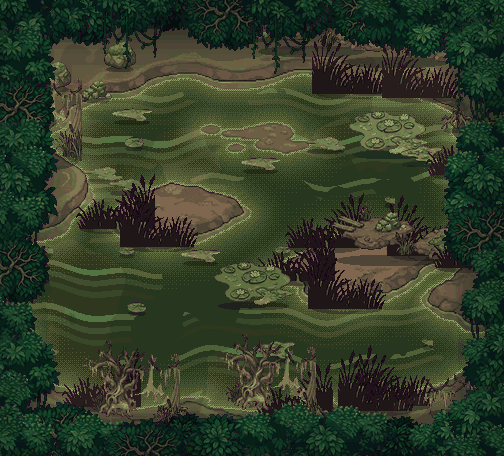

Below is a game level as drawn by its tile map, then a one-line description and the .tmx file that defines it, in full:
An orthogonal 21x19 tile map with 24x24 px tiles, 1 tile layer (marais).

<map version="1.10" tiledversion="1.10.2" orientation="orthogonal" renderorder="right-down" width="21" height="19" tilewidth="24" tileheight="24" infinite="0" nextlayerid="2" nextobjectid="1">
 <properties>
  <property name="zone" value="marais" />
  <property name="frames" type="int" value="12" />
  <property name="frame_ms" type="int" value="110" />
  <property name="tuiles_animees" type="int" value="341" />
 </properties>
 <tileset firstgid="1" source="marais_tuiles.tsx" />
 <layer id="1" name="marais" width="21" height="19">
  <data encoding="csv">
1,2,3,2375,9,10,11,2376,2377,2378,2379,2380,2381,2382,2383,2384,2385,2386,2387,2388,2389,
2390,2391,2392,113,114,115,116,117,118,119,120,121,122,2393,2394,2395,2396,2397,2398,2399,2400,
2401,2402,2403,186,187,188,189,190,191,192,193,194,195,2404,2405,2406,2407,2408,2409,2410,2411,
2412,2413,2414,2415,292,2416,2417,2418,305,306,2419,2420,2421,2422,2423,325,326,327,328,2424,2425,
2426,2427,2428,2429,2430,2431,2432,2433,2434,2435,2436,2437,2438,2439,2440,2441,2442,2443,2444,2445,2446,
2447,2448,2449,2450,2451,2452,2453,2454,2455,2456,2457,2458,2459,2460,2461,2462,2463,2464,2465,2466,2467,
2468,2469,2470,2471,2472,2473,2474,2475,2476,2477,2478,2479,2480,2481,2482,2483,2484,2485,2486,2487,2488,
2489,2490,2491,2492,2493,2494,2495,2496,2497,2498,2499,2500,2501,2502,2503,2504,2505,2506,2507,2508,2509,
2510,2511,2512,2513,2514,2515,2516,931,932,933,934,935,936,2517,2518,2519,2520,2521,2522,2523,2524,
2525,2526,1006,2527,2528,2529,2530,2531,2532,1038,1039,1040,2533,2534,2535,2536,2537,2538,2539,2540,2541,
2542,2543,2544,2545,2546,2547,2548,2549,2550,2551,2552,2553,2554,2555,2556,1234,1235,1236,1237,2557,2558,
1252,2559,2560,2561,2562,2563,2564,2565,2566,2567,2568,2569,2570,2571,2572,2573,1348,2574,2575,2576,2577,
2578,2579,2580,2581,2582,2583,2584,1418,1419,2585,2586,2587,2588,2589,2590,2591,2592,2593,1458,2594,2595,
2596,2597,2598,2599,2600,2601,1510,2602,2603,2604,2605,2606,2607,2608,2609,2610,2611,2612,1557,1558,2613,
2614,2615,2616,2617,2618,2619,2620,2621,2622,2623,2624,2625,2626,2627,2628,2629,2630,2631,2632,2633,2634,
2635,2636,2637,2638,2639,2640,2641,2642,2643,2644,2645,2646,2647,2648,2649,2650,2651,2652,2653,2654,2655,
2656,2657,2658,2659,1942,1943,2660,2661,2662,2663,2664,2665,2666,2667,2668,2669,2670,2671,2672,2673,2674,
2675,2676,2677,2678,2679,2680,2681,2682,2683,2684,2685,2686,2687,2688,2689,2690,2691,2692,2693,2694,2695,
2696,2697,2698,2699,2700,2701,2702,2703,2704,2705,2313,2706,2707,2708,2709,2710,2711,2712,2713,2714,2715
</data>
 </layer>
</map>
